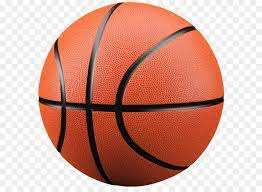
#> input picture Basketball trainer/Code suivi de ballon/Image/ballon.jpg, 262 x 192 px, found by its file name
$ python SuiviDeBalleV2.py
#> lines starting #> are read from the running program, lines starting #| are printed output that depends on the picture; after the words box and inside, x2 and y2 are one past the last pixel; in counts of white or black regions, pixels touching at a corner belong together
import cv2
import numpy as np

# Lire l'image
img = cv2.imread('ballon.jpg')
#> img is the input picture: shape (192, 262, 3); mean B, G, R 147.7, 160.8, 210.9
gray = cv2.cvtColor(img, cv2.COLOR_BGR2GRAY)
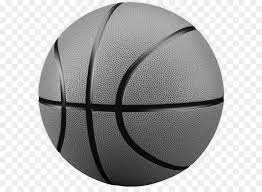
#> gray: shape (192, 262); min 0, max 255, mean 174.3

# Appliquer un filtre Gaussien pour éliminer le bruit
gray = cv2.medianBlur(gray, 5)
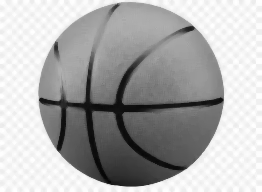
#> gray: shape (192, 262); min 6, max 255, mean 174.7

# Utiliser la transformée de Hough pour détecter les cercles
circles = cv2.HoughCircles(gray, cv2.HOUGH_GRADIENT, 1, 20, param1=50, param2=50, minRadius=0, maxRadius=266)
#> circles = [[130.5, 95.5, 93.4], [182.5, 96.5, 72.6], [194.5, 78.5, 65.5], [150.5, 122.5, 64.4], [187.5, 120.5, 64.6], [212.5, 89.5, 42.2]]

# Dessiner les cercles détectés sur l'image
if circles is not None:
    circles = np.uint16(np.around(circles))
#> circles = [[130, 96, 93], [182, 96, 73], [194, 78, 66], [150, 122, 64], [188, 120, 65], [212, 90, 42]]
    rayon=0
    x=0
    y=0
    for i in circles[0, :]:
        if rayon < i[2]:
            x=i[0]
            y=i[1]
            rayon=i[2]
#> this loop made 6 passes
#> after the loop, rayon = 93; x = 130; y = 96

    # Dessiner le cercle extérieur
    cv2.circle(img, (x, y), rayon, (0, 255, 0), 2)
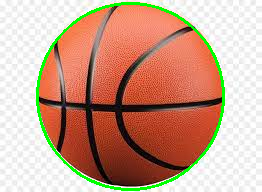
#> img: shape (192, 262, 3); 3.33% of pixels changed, all inside (x1, y1, x2, y2) = (36, 2, 225, 191)
    # Dessiner le centre du cercle
    cv2.circle(img, (x, y), 2, (0, 0, 255), 3)
#> img: shape (192, 262, 3); 0.08% of pixels changed, all inside (x1, y1, x2, y2) = (126, 92, 135, 101)

# Afficher l'image avec les cercles dessinés
cv2.imshow("detected circles", img)
cv2.waitKey(0)
cv2.destroyAllWindows()


# Dans ce code, nous utilisons la fonction cv2.HoughCircles pour détecter les cercles dans l'image en niveaux de gris. Les paramètres param1 et param2 sont utilisés pour contrôler la sensibilité de la détection de cercles. La valeur de minRadius et maxRadius sont utilisées pour limiter la taille des cercles détectés.

# Ensuite, nous utilisons la fonction cv2.circle pour dessiner les cercles détectés sur l'image d'origine. Pour afficher le résultat, on utilise cv2.imshow() puis on attend une touche pour fermer l'image.
